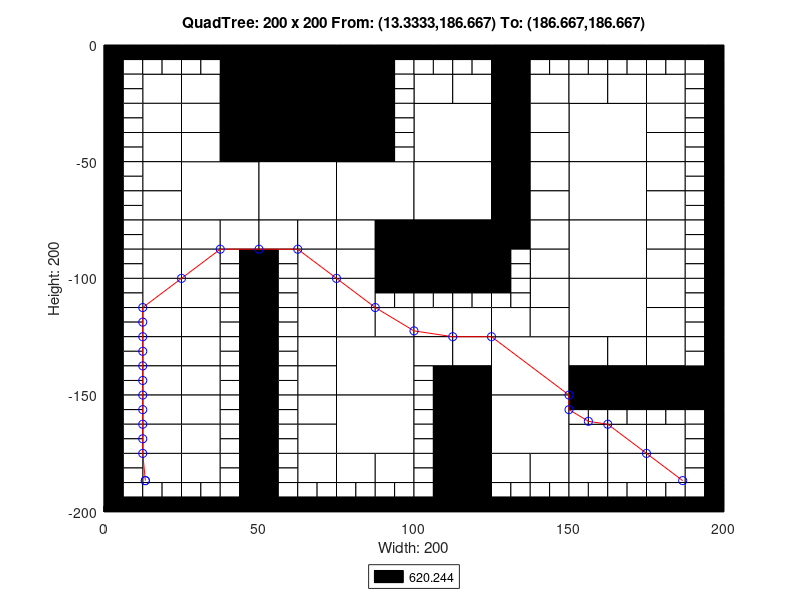

This chart was generated by the following MATLAB code:
axis([0 200 -200 0]);
title('QuadTree: 200 x 200 From: (13.3333,186.667) To: (186.667,186.667)');
xlabel('Width: 200');
ylabel('Height: 200');
rectangle('Position',[50 -25 25 25], 'FaceColor',[0 0 0]);
rectangle('Position',[50 -50 25 25], 'FaceColor',[0 0 0]);
rectangle('Position',[25 -75 25 25], 'FaceColor',[1 1 1]);
rectangle('Position',[50 -75 25 25], 'FaceColor',[1 1 1]);
rectangle('Position',[75 -75 25 25], 'FaceColor',[1 1 1]);
rectangle('Position',[100 -50 25 25], 'FaceColor',[1 1 1]);
rectangle('Position',[150 -50 25 25], 'FaceColor',[1 1 1]);
rectangle('Position',[100 -75 25 25], 'FaceColor',[1 1 1]);
rectangle('Position',[100 -100 25 25], 'FaceColor',[0 0 0]);
rectangle('Position',[150 -75 25 25], 'FaceColor',[1 1 1]);
rectangle('Position',[150 -100 25 25], 'FaceColor',[1 1 1]);
rectangle('Position',[75 -150 25 25], 'FaceColor',[1 1 1]);
rectangle('Position',[75 -175 25 25], 'FaceColor',[1 1 1]);
rectangle('Position',[125 -150 25 25], 'FaceColor',[1 1 1]);
rectangle('Position',[150 -125 25 25], 'FaceColor',[1 1 1]);
rectangle('Position',[125 -175 25 25], 'FaceColor',[1 1 1]);
rectangle('Position',[12.5 -25 12.5 12.5], 'FaceColor',[1 1 1]);
rectangle('Position',[37.5 -12.5 12.5 12.5], 'FaceColor',[0 0 0]);
rectangle('Position',[25 -25 12.5 12.5], 'FaceColor',[1 1 1]);
rectangle('Position',[37.5 -25 12.5 12.5], 'FaceColor',[0 0 0]);
rectangle('Position',[12.5 -37.5 12.5 12.5], 'FaceColor',[1 1 1]);
rectangle('Position',[12.5 -50 12.5 12.5], 'FaceColor',[1 1 1]);
rectangle('Position',[25 -37.5 12.5 12.5], 'FaceColor',[1 1 1]);
rectangle('Position',[37.5 -37.5 12.5 12.5], 'FaceColor',[0 0 0]);
rectangle('Position',[25 -50 12.5 12.5], 'FaceColor',[1 1 1]);
rectangle('Position',[37.5 -50 12.5 12.5], 'FaceColor',[0 0 0]);
rectangle('Position',[75 -12.5 12.5 12.5], 'FaceColor',[0 0 0]);
rectangle('Position',[75 -25 12.5 12.5], 'FaceColor',[0 0 0]);
rectangle('Position',[75 -37.5 12.5 12.5], 'FaceColor',[0 0 0]);
rectangle('Position',[75 -50 12.5 12.5], 'FaceColor',[0 0 0]);
rectangle('Position',[12.5 -62.5 12.5 12.5], 'FaceColor',[1 1 1]);
rectangle('Position',[12.5 -75 12.5 12.5], 'FaceColor',[1 1 1]);
rectangle('Position',[12.5 -87.5 12.5 12.5], 'FaceColor',[1 1 1]);
rectangle('Position',[12.5 -100 12.5 12.5], 'FaceColor',[1 1 1]);
rectangle('Position',[25 -87.5 12.5 12.5], 'FaceColor',[1 1 1]);
rectangle('Position',[37.5 -87.5 12.5 12.5], 'FaceColor',[1 1 1]);
rectangle('Position',[25 -100 12.5 12.5], 'FaceColor',[1 1 1]);
rectangle('Position',[50 -87.5 12.5 12.5], 'FaceColor',[1 1 1]);
rectangle('Position',[62.5 -87.5 12.5 12.5], 'FaceColor',[1 1 1]);
rectangle('Position',[62.5 -100 12.5 12.5], 'FaceColor',[1 1 1]);
rectangle('Position',[75 -87.5 12.5 12.5], 'FaceColor',[1 1 1]);
rectangle('Position',[87.5 -87.5 12.5 12.5], 'FaceColor',[0 0 0]);
rectangle('Position',[75 -100 12.5 12.5], 'FaceColor',[1 1 1]);
rectangle('Position',[87.5 -100 12.5 12.5], 'FaceColor',[0 0 0]);
rectangle('Position',[100 -25 12.5 12.5], 'FaceColor',[1 1 1]);
rectangle('Position',[112.5 -25 12.5 12.5], 'FaceColor',[1 1 1]);
rectangle('Position',[125 -12.5 12.5 12.5], 'FaceColor',[0 0 0]);
rectangle('Position',[125 -25 12.5 12.5], 'FaceColor',[0 0 0]);
rectangle('Position',[137.5 -25 12.5 12.5], 'FaceColor',[1 1 1]);
rectangle('Position',[125 -37.5 12.5 12.5], 'FaceColor',[0 0 0]);
rectangle('Position',[137.5 -37.5 12.5 12.5], 'FaceColor',[1 1 1]);
rectangle('Position',[125 -50 12.5 12.5], 'FaceColor',[0 0 0]);
rectangle('Position',[137.5 -50 12.5 12.5], 'FaceColor',[1 1 1]);
rectangle('Position',[150 -25 12.5 12.5], 'FaceColor',[1 1 1]);
rectangle('Position',[162.5 -25 12.5 12.5], 'FaceColor',[1 1 1]);
rectangle('Position',[175 -25 12.5 12.5], 'FaceColor',[1 1 1]);
rectangle('Position',[175 -37.5 12.5 12.5], 'FaceColor',[1 1 1]);
rectangle('Position',[175 -50 12.5 12.5], 'FaceColor',[1 1 1]);
rectangle('Position',[125 -62.5 12.5 12.5], 'FaceColor',[0 0 0]);
rectangle('Position',[137.5 -62.5 12.5 12.5], 'FaceColor',[1 1 1]);
rectangle('Position',[125 -75 12.5 12.5], 'FaceColor',[0 0 0]);
rectangle('Position',[137.5 -75 12.5 12.5], 'FaceColor',[1 1 1]);
rectangle('Position',[125 -87.5 12.5 12.5], 'FaceColor',[0 0 0]);
rectangle('Position',[137.5 -87.5 12.5 12.5], 'FaceColor',[1 1 1]);
rectangle('Position',[137.5 -100 12.5 12.5], 'FaceColor',[1 1 1]);
rectangle('Position',[175 -62.5 12.5 12.5], 'FaceColor',[1 1 1]);
rectangle('Position',[175 -75 12.5 12.5], 'FaceColor',[1 1 1]);
rectangle('Position',[175 -87.5 12.5 12.5], 'FaceColor',[1 1 1]);
rectangle('Position',[175 -100 12.5 12.5], 'FaceColor',[1 1 1]);
rectangle('Position',[12.5 -112.5 12.5 12.5], 'FaceColor',[1 1 1]);
rectangle('Position',[12.5 -125 12.5 12.5], 'FaceColor',[1 1 1]);
rectangle('Position',[25 -112.5 12.5 12.5], 'FaceColor',[1 1 1]);
rectangle('Position',[25 -125 12.5 12.5], 'FaceColor',[1 1 1]);
rectangle('Position',[12.5 -137.5 12.5 12.5], 'FaceColor',[1 1 1]);
rectangle('Position',[12.5 -150 12.5 12.5], 'FaceColor',[1 1 1]);
rectangle('Position',[25 -137.5 12.5 12.5], 'FaceColor',[1 1 1]);
rectangle('Position',[25 -150 12.5 12.5], 'FaceColor',[1 1 1]);
rectangle('Position',[62.5 -112.5 12.5 12.5], 'FaceColor',[1 1 1]);
rectangle('Position',[62.5 -125 12.5 12.5], 'FaceColor',[1 1 1]);
rectangle('Position',[75 -112.5 12.5 12.5], 'FaceColor',[1 1 1]);
rectangle('Position',[75 -125 12.5 12.5], 'FaceColor',[1 1 1]);
rectangle('Position',[87.5 -125 12.5 12.5], 'FaceColor',[1 1 1]);
rectangle('Position',[62.5 -137.5 12.5 12.5], 'FaceColor',[1 1 1]);
rectangle('Position',[62.5 -150 12.5 12.5], 'FaceColor',[1 1 1]);
rectangle('Position',[12.5 -162.5 12.5 12.5], 'FaceColor',[1 1 1]);
rectangle('Position',[12.5 -175 12.5 12.5], 'FaceColor',[1 1 1]);
rectangle('Position',[25 -162.5 12.5 12.5], 'FaceColor',[1 1 1]);
rectangle('Position',[25 -175 12.5 12.5], 'FaceColor',[1 1 1]);
rectangle('Position',[12.5 -187.5 12.5 12.5], 'FaceColor',[1 1 1]);
rectangle('Position',[25 -187.5 12.5 12.5], 'FaceColor',[1 1 1]);
rectangle('Position',[62.5 -162.5 12.5 12.5], 'FaceColor',[1 1 1]);
rectangle('Position',[62.5 -175 12.5 12.5], 'FaceColor',[1 1 1]);
rectangle('Position',[62.5 -187.5 12.5 12.5], 'FaceColor',[1 1 1]);
rectangle('Position',[75 -187.5 12.5 12.5], 'FaceColor',[1 1 1]);
rectangle('Position',[87.5 -187.5 12.5 12.5], 'FaceColor',[1 1 1]);
rectangle('Position',[100 -125 12.5 12.5], 'FaceColor',[1 1 1]);
rectangle('Position',[112.5 -125 12.5 12.5], 'FaceColor',[1 1 1]);
rectangle('Position',[137.5 -112.5 12.5 12.5], 'FaceColor',[1 1 1]);
rectangle('Position',[125 -125 12.5 12.5], 'FaceColor',[1 1 1]);
rectangle('Position',[137.5 -125 12.5 12.5], 'FaceColor',[1 1 1]);
rectangle('Position',[100 -137.5 12.5 12.5], 'FaceColor',[1 1 1]);
rectangle('Position',[112.5 -137.5 12.5 12.5], 'FaceColor',[1 1 1]);
rectangle('Position',[112.5 -150 12.5 12.5], 'FaceColor',[0 0 0]);
rectangle('Position',[175 -112.5 12.5 12.5], 'FaceColor',[1 1 1]);
rectangle('Position',[175 -125 12.5 12.5], 'FaceColor',[1 1 1]);
rectangle('Position',[150 -137.5 12.5 12.5], 'FaceColor',[1 1 1]);
rectangle('Position',[162.5 -137.5 12.5 12.5], 'FaceColor',[1 1 1]);
rectangle('Position',[150 -150 12.5 12.5], 'FaceColor',[0 0 0]);
rectangle('Position',[162.5 -150 12.5 12.5], 'FaceColor',[0 0 0]);
rectangle('Position',[175 -137.5 12.5 12.5], 'FaceColor',[1 1 1]);
rectangle('Position',[175 -150 12.5 12.5], 'FaceColor',[0 0 0]);
rectangle('Position',[187.5 -150 12.5 12.5], 'FaceColor',[0 0 0]);
rectangle('Position',[112.5 -162.5 12.5 12.5], 'FaceColor',[0 0 0]);
rectangle('Position',[112.5 -175 12.5 12.5], 'FaceColor',[0 0 0]);
rectangle('Position',[112.5 -187.5 12.5 12.5], 'FaceColor',[0 0 0]);
rectangle('Position',[112.5 -200 12.5 12.5], 'FaceColor',[0 0 0]);
rectangle('Position',[125 -187.5 12.5 12.5], 'FaceColor',[1 1 1]);
rectangle('Position',[137.5 -187.5 12.5 12.5], 'FaceColor',[1 1 1]);
rectangle('Position',[150 -175 12.5 12.5], 'FaceColor',[1 1 1]);
rectangle('Position',[162.5 -175 12.5 12.5], 'FaceColor',[1 1 1]);
rectangle('Position',[175 -175 12.5 12.5], 'FaceColor',[1 1 1]);
rectangle('Position',[150 -187.5 12.5 12.5], 'FaceColor',[1 1 1]);
rectangle('Position',[162.5 -187.5 12.5 12.5], 'FaceColor',[1 1 1]);
rectangle('Position',[175 -187.5 12.5 12.5], 'FaceColor',[1 1 1]);
rectangle('Position',[0 -6.25 6.25 6.25], 'FaceColor',[0 0 0]);
rectangle('Position',[6.25 -6.25 6.25 6.25], 'FaceColor',[0 0 0]);
rectangle('Position',[0 -12.5 6.25 6.25], 'FaceColor',[0 0 0]);
rectangle('Position',[6.25 -12.5 6.25 6.25], 'FaceColor',[1 1 1]);
rectangle('Position',[12.5 -6.25 6.25 6.25], 'FaceColor',[0 0 0]);
rectangle('Position',[18.75 -6.25 6.25 6.25], 'FaceColor',[0 0 0]);
rectangle('Position',[12.5 -12.5 6.25 6.25], 'FaceColor',[1 1 1]);
rectangle('Position',[18.75 -12.5 6.25 6.25], 'FaceColor',[1 1 1]);
rectangle('Position',[0 -18.75 6.25 6.25], 'FaceColor',[0 0 0]);
rectangle('Position',[6.25 -18.75 6.25 6.25], 'FaceColor',[1 1 1]);
rectangle('Position',[0 -25 6.25 6.25], 'FaceColor',[0 0 0]);
rectangle('Position',[6.25 -25 6.25 6.25], 'FaceColor',[1 1 1]);
rectangle('Position',[25 -6.25 6.25 6.25], 'FaceColor',[0 0 0]);
rectangle('Position',[31.25 -6.25 6.25 6.25], 'FaceColor',[0 0 0]);
rectangle('Position',[25 -12.5 6.25 6.25], 'FaceColor',[1 1 1]);
rectangle('Position',[31.25 -12.5 6.25 6.25], 'FaceColor',[1 1 1]);
rectangle('Position',[0 -31.25 6.25 6.25], 'FaceColor',[0 0 0]);
rectangle('Position',[6.25 -31.25 6.25 6.25], 'FaceColor',[1 1 1]);
rectangle('Position',[0 -37.5 6.25 6.25], 'FaceColor',[0 0 0]);
rectangle('Position',[6.25 -37.5 6.25 6.25], 'FaceColor',[1 1 1]);
rectangle('Position',[0 -43.75 6.25 6.25], 'FaceColor',[0 0 0]);
rectangle('Position',[6.25 -43.75 6.25 6.25], 'FaceColor',[1 1 1]);
rectangle('Position',[0 -50 6.25 6.25], 'FaceColor',[0 0 0]);
rectangle('Position',[6.25 -50 6.25 6.25], 'FaceColor',[1 1 1]);
rectangle('Position',[87.5 -6.25 6.25 6.25], 'FaceColor',[0 0 0]);
rectangle('Position',[93.75 -6.25 6.25 6.25], 'FaceColor',[0 0 0]);
rectangle('Position',[87.5 -12.5 6.25 6.25], 'FaceColor',[0 0 0]);
rectangle('Position',[93.75 -12.5 6.25 6.25], 'FaceColor',[1 1 1]);
rectangle('Position',[87.5 -18.75 6.25 6.25], 'FaceColor',[0 0 0]);
rectangle('Position',[93.75 -18.75 6.25 6.25], 'FaceColor',[1 1 1]);
rectangle('Position',[87.5 -25 6.25 6.25], 'FaceColor',[0 0 0]);
rectangle('Position',[93.75 -25 6.25 6.25], 'FaceColor',[1 1 1]);
rectangle('Position',[87.5 -31.25 6.25 6.25], 'FaceColor',[0 0 0]);
rectangle('Position',[93.75 -31.25 6.25 6.25], 'FaceColor',[1 1 1]);
rectangle('Position',[87.5 -37.5 6.25 6.25], 'FaceColor',[0 0 0]);
rectangle('Position',[93.75 -37.5 6.25 6.25], 'FaceColor',[1 1 1]);
rectangle('Position',[87.5 -43.75 6.25 6.25], 'FaceColor',[0 0 0]);
rectangle('Position',[93.75 -43.75 6.25 6.25], 'FaceColor',[1 1 1]);
rectangle('Position',[87.5 -50 6.25 6.25], 'FaceColor',[0 0 0]);
rectangle('Position',[93.75 -50 6.25 6.25], 'FaceColor',[1 1 1]);
rectangle('Position',[0 -56.25 6.25 6.25], 'FaceColor',[0 0 0]);
rectangle('Position',[6.25 -56.25 6.25 6.25], 'FaceColor',[1 1 1]);
rectangle('Position',[0 -62.5 6.25 6.25], 'FaceColor',[0 0 0]);
rectangle('Position',[6.25 -62.5 6.25 6.25], 'FaceColor',[1 1 1]);
rectangle('Position',[0 -68.75 6.25 6.25], 'FaceColor',[0 0 0]);
rectangle('Position',[6.25 -68.75 6.25 6.25], 'FaceColor',[1 1 1]);
rectangle('Position',[0 -75 6.25 6.25], 'FaceColor',[0 0 0]);
rectangle('Position',[6.25 -75 6.25 6.25], 'FaceColor',[1 1 1]);
rectangle('Position',[0 -81.25 6.25 6.25], 'FaceColor',[0 0 0]);
rectangle('Position',[6.25 -81.25 6.25 6.25], 'FaceColor',[1 1 1]);
rectangle('Position',[0 -87.5 6.25 6.25], 'FaceColor',[0 0 0]);
rectangle('Position',[6.25 -87.5 6.25 6.25], 'FaceColor',[1 1 1]);
rectangle('Position',[0 -93.75 6.25 6.25], 'FaceColor',[0 0 0]);
rectangle('Position',[6.25 -93.75 6.25 6.25], 'FaceColor',[1 1 1]);
rectangle('Position',[0 -100 6.25 6.25], 'FaceColor',[0 0 0]);
rectangle('Position',[6.25 -100 6.25 6.25], 'FaceColor',[1 1 1]);
rectangle('Position',[37.5 -93.75 6.25 6.25], 'FaceColor',[1 1 1]);
rectangle('Position',[43.75 -93.75 6.25 6.25], 'FaceColor',[0 0 0]);
rectangle('Position',[37.5 -100 6.25 6.25], 'FaceColor',[1 1 1]);
rectangle('Position',[43.75 -100 6.25 6.25], 'FaceColor',[0 0 0]);
rectangle('Position',[50 -93.75 6.25 6.25], 'FaceColor',[0 0 0]);
rectangle('Position',[56.25 -93.75 6.25 6.25], 'FaceColor',[1 1 1]);
rectangle('Position',[50 -100 6.25 6.25], 'FaceColor',[0 0 0]);
rectangle('Position',[56.25 -100 6.25 6.25], 'FaceColor',[1 1 1]);
rectangle('Position',[100 -6.25 6.25 6.25], 'FaceColor',[0 0 0]);
rectangle('Position',[106.25 -6.25 6.25 6.25], 'FaceColor',[0 0 0]);
rectangle('Position',[100 -12.5 6.25 6.25], 'FaceColor',[1 1 1]);
rectangle('Position',[106.25 -12.5 6.25 6.25], 'FaceColor',[1 1 1]);
rectangle('Position',[112.5 -6.25 6.25 6.25], 'FaceColor',[0 0 0]);
rectangle('Position',[118.75 -6.25 6.25 6.25], 'FaceColor',[0 0 0]);
rectangle('Position',[112.5 -12.5 6.25 6.25], 'FaceColor',[1 1 1]);
rectangle('Position',[118.75 -12.5 6.25 6.25], 'FaceColor',[1 1 1]);
rectangle('Position',[137.5 -6.25 6.25 6.25], 'FaceColor',[0 0 0]);
rectangle('Position',[143.75 -6.25 6.25 6.25], 'FaceColor',[0 0 0]);
rectangle('Position',[137.5 -12.5 6.25 6.25], 'FaceColor',[1 1 1]);
rectangle('Position',[143.75 -12.5 6.25 6.25], 'FaceColor',[1 1 1]);
rectangle('Position',[150 -6.25 6.25 6.25], 'FaceColor',[0 0 0]);
rectangle('Position',[156.25 -6.25 6.25 6.25], 'FaceColor',[0 0 0]);
rectangle('Position',[150 -12.5 6.25 6.25], 'FaceColor',[1 1 1]);
rectangle('Position',[156.25 -12.5 6.25 6.25], 'FaceColor',[1 1 1]);
rectangle('Position',[162.5 -6.25 6.25 6.25], 'FaceColor',[0 0 0]);
rectangle('Position',[168.75 -6.25 6.25 6.25], 'FaceColor',[0 0 0]);
rectangle('Position',[162.5 -12.5 6.25 6.25], 'FaceColor',[1 1 1]);
rectangle('Position',[168.75 -12.5 6.25 6.25], 'FaceColor',[1 1 1]);
rectangle('Position',[175 -6.25 6.25 6.25], 'FaceColor',[0 0 0]);
rectangle('Position',[181.25 -6.25 6.25 6.25], 'FaceColor',[0 0 0]);
rectangle('Position',[175 -12.5 6.25 6.25], 'FaceColor',[1 1 1]);
rectangle('Position',[181.25 -12.5 6.25 6.25], 'FaceColor',[1 1 1]);
rectangle('Position',[187.5 -6.25 6.25 6.25], 'FaceColor',[0 0 0]);
rectangle('Position',[193.75 -6.25 6.25 6.25], 'FaceColor',[0 0 0]);
rectangle('Position',[187.5 -12.5 6.25 6.25], 'FaceColor',[1 1 1]);
rectangle('Position',[193.75 -12.5 6.25 6.25], 'FaceColor',[0 0 0]);
rectangle('Position',[187.5 -18.75 6.25 6.25], 'FaceColor',[1 1 1]);
rectangle('Position',[193.75 -18.75 6.25 6.25], 'FaceColor',[0 0 0]);
rectangle('Position',[187.5 -25 6.25 6.25], 'FaceColor',[1 1 1]);
rectangle('Position',[193.75 -25 6.25 6.25], 'FaceColor',[0 0 0]);
rectangle('Position',[187.5 -31.25 6.25 6.25], 'FaceColor',[1 1 1]);
rectangle('Position',[193.75 -31.25 6.25 6.25], 'FaceColor',[0 0 0]);
rectangle('Position',[187.5 -37.5 6.25 6.25], 'FaceColor',[1 1 1]);
rectangle('Position',[193.75 -37.5 6.25 6.25], 'FaceColor',[0 0 0]);
rectangle('Position',[187.5 -43.75 6.25 6.25], 'FaceColor',[1 1 1]);
rectangle('Position',[193.75 -43.75 6.25 6.25], 'FaceColor',[0 0 0]);
rectangle('Position',[187.5 -50 6.25 6.25], 'FaceColor',[1 1 1]);
rectangle('Position',[193.75 -50 6.25 6.25], 'FaceColor',[0 0 0]);
rectangle('Position',[125 -93.75 6.25 6.25], 'FaceColor',[0 0 0]);
rectangle('Position',[131.25 -93.75 6.25 6.25], 'FaceColor',[1 1 1]);
rectangle('Position',[125 -100 6.25 6.25], 'FaceColor',[0 0 0]);
rectangle('Position',[131.25 -100 6.25 6.25], 'FaceColor',[1 1 1]);
rectangle('Position',[187.5 -56.25 6.25 6.25], 'FaceColor',[1 1 1]);
rectangle('Position',[193.75 -56.25 6.25 6.25], 'FaceColor',[0 0 0]);
rectangle('Position',[187.5 -62.5 6.25 6.25], 'FaceColor',[1 1 1]);
rectangle('Position',[193.75 -62.5 6.25 6.25], 'FaceColor',[0 0 0]);
rectangle('Position',[187.5 -68.75 6.25 6.25], 'FaceColor',[1 1 1]);
rectangle('Position',[193.75 -68.75 6.25 6.25], 'FaceColor',[0 0 0]);
rectangle('Position',[187.5 -75 6.25 6.25], 'FaceColor',[1 1 1]);
rectangle('Position',[193.75 -75 6.25 6.25], 'FaceColor',[0 0 0]);
rectangle('Position',[187.5 -81.25 6.25 6.25], 'FaceColor',[1 1 1]);
rectangle('Position',[193.75 -81.25 6.25 6.25], 'FaceColor',[0 0 0]);
rectangle('Position',[187.5 -87.5 6.25 6.25], 'FaceColor',[1 1 1]);
rectangle('Position',[193.75 -87.5 6.25 6.25], 'FaceColor',[0 0 0]);
rectangle('Position',[187.5 -93.75 6.25 6.25], 'FaceColor',[1 1 1]);
rectangle('Position',[193.75 -93.75 6.25 6.25], 'FaceColor',[0 0 0]);
rectangle('Position',[187.5 -100 6.25 6.25], 'FaceColor',[1 1 1]);
rectangle('Position',[193.75 -100 6.25 6.25], 'FaceColor',[0 0 0]);
rectangle('Position',[0 -106.25 6.25 6.25], 'FaceColor',[0 0 0]);
rectangle('Position',[6.25 -106.25 6.25 6.25], 'FaceColor',[1 1 1]);
rectangle('Position',[0 -112.5 6.25 6.25], 'FaceColor',[0 0 0]);
rectangle('Position',[6.25 -112.5 6.25 6.25], 'FaceColor',[1 1 1]);
rectangle('Position',[0 -118.75 6.25 6.25], 'FaceColor',[0 0 0]);
rectangle('Position',[6.25 -118.75 6.25 6.25], 'FaceColor',[1 1 1]);
rectangle('Position',[0 -125 6.25 6.25], 'FaceColor',[0 0 0]);
rectangle('Position',[6.25 -125 6.25 6.25], 'FaceColor',[1 1 1]);
rectangle('Position',[37.5 -106.25 6.25 6.25], 'FaceColor',[1 1 1]);
rectangle('Position',[43.75 -106.25 6.25 6.25], 'FaceColor',[0 0 0]);
rectangle('Position',[37.5 -112.5 6.25 6.25], 'FaceColor',[1 1 1]);
rectangle('Position',[43.75 -112.5 6.25 6.25], 'FaceColor',[0 0 0]);
rectangle('Position',[37.5 -118.75 6.25 6.25], 'FaceColor',[1 1 1]);
rectangle('Position',[43.75 -118.75 6.25 6.25], 'FaceColor',[0 0 0]);
rectangle('Position',[37.5 -125 6.25 6.25], 'FaceColor',[1 1 1]);
rectangle('Position',[43.75 -125 6.25 6.25], 'FaceColor',[0 0 0]);
rectangle('Position',[0 -131.25 6.25 6.25], 'FaceColor',[0 0 0]);
rectangle('Position',[6.25 -131.25 6.25 6.25], 'FaceColor',[1 1 1]);
rectangle('Position',[0 -137.5 6.25 6.25], 'FaceColor',[0 0 0]);
rectangle('Position',[6.25 -137.5 6.25 6.25], 'FaceColor',[1 1 1]);
rectangle('Position',[0 -143.75 6.25 6.25], 'FaceColor',[0 0 0]);
rectangle('Position',[6.25 -143.75 6.25 6.25], 'FaceColor',[1 1 1]);
rectangle('Position',[0 -150 6.25 6.25], 'FaceColor',[0 0 0]);
rectangle('Position',[6.25 -150 6.25 6.25], 'FaceColor',[1 1 1]);
rectangle('Position',[37.5 -131.25 6.25 6.25], 'FaceColor',[1 1 1]);
rectangle('Position',[43.75 -131.25 6.25 6.25], 'FaceColor',[0 0 0]);
rectangle('Position',[37.5 -137.5 6.25 6.25], 'FaceColor',[1 1 1]);
rectangle('Position',[43.75 -137.5 6.25 6.25], 'FaceColor',[0 0 0]);
rectangle('Position',[37.5 -143.75 6.25 6.25], 'FaceColor',[1 1 1]);
rectangle('Position',[43.75 -143.75 6.25 6.25], 'FaceColor',[0 0 0]);
rectangle('Position',[37.5 -150 6.25 6.25], 'FaceColor',[1 1 1]);
rectangle('Position',[43.75 -150 6.25 6.25], 'FaceColor',[0 0 0]);
rectangle('Position',[50 -106.25 6.25 6.25], 'FaceColor',[0 0 0]);
rectangle('Position',[56.25 -106.25 6.25 6.25], 'FaceColor',[1 1 1]);
rectangle('Position',[50 -112.5 6.25 6.25], 'FaceColor',[0 0 0]);
rectangle('Position',[56.25 -112.5 6.25 6.25], 'FaceColor',[1 1 1]);
rectangle('Position',[50 -118.75 6.25 6.25], 'FaceColor',[0 0 0]);
rectangle('Position',[56.25 -118.75 6.25 6.25], 'FaceColor',[1 1 1]);
rectangle('Position',[50 -125 6.25 6.25], 'FaceColor',[0 0 0]);
rectangle('Position',[56.25 -125 6.25 6.25], 'FaceColor',[1 1 1]);
rectangle('Position',[87.5 -106.25 6.25 6.25], 'FaceColor',[0 0 0]);
rectangle('Position',[93.75 -106.25 6.25 6.25], 'FaceColor',[0 0 0]);
rectangle('Position',[87.5 -112.5 6.25 6.25], 'FaceColor',[1 1 1]);
rectangle('Position',[93.75 -112.5 6.25 6.25], 'FaceColor',[1 1 1]);
rectangle('Position',[50 -131.25 6.25 6.25], 'FaceColor',[0 0 0]);
rectangle('Position',[56.25 -131.25 6.25 6.25], 'FaceColor',[1 1 1]);
rectangle('Position',[50 -137.5 6.25 6.25], 'FaceColor',[0 0 0]);
rectangle('Position',[56.25 -137.5 6.25 6.25], 'FaceColor',[1 1 1]);
rectangle('Position',[50 -143.75 6.25 6.25], 'FaceColor',[0 0 0]);
rectangle('Position',[56.25 -143.75 6.25 6.25], 'FaceColor',[1 1 1]);
rectangle('Position',[50 -150 6.25 6.25], 'FaceColor',[0 0 0]);
rectangle('Position',[56.25 -150 6.25 6.25], 'FaceColor',[1 1 1]);
rectangle('Position',[0 -156.25 6.25 6.25], 'FaceColor',[0 0 0]);
rectangle('Position',[6.25 -156.25 6.25 6.25], 'FaceColor',[1 1 1]);
rectangle('Position',[0 -162.5 6.25 6.25], 'FaceColor',[0 0 0]);
rectangle('Position',[6.25 -162.5 6.25 6.25], 'FaceColor',[1 1 1]);
rectangle('Position',[0 -168.75 6.25 6.25], 'FaceColor',[0 0 0]);
rectangle('Position',[6.25 -168.75 6.25 6.25], 'FaceColor',[1 1 1]);
rectangle('Position',[0 -175 6.25 6.25], 'FaceColor',[0 0 0]);
rectangle('Position',[6.25 -175 6.25 6.25], 'FaceColor',[1 1 1]);
rectangle('Position',[37.5 -156.25 6.25 6.25], 'FaceColor',[1 1 1]);
rectangle('Position',[43.75 -156.25 6.25 6.25], 'FaceColor',[0 0 0]);
rectangle('Position',[37.5 -162.5 6.25 6.25], 'FaceColor',[1 1 1]);
rectangle('Position',[43.75 -162.5 6.25 6.25], 'FaceColor',[0 0 0]);
rectangle('Position',[37.5 -168.75 6.25 6.25], 'FaceColor',[1 1 1]);
rectangle('Position',[43.75 -168.75 6.25 6.25], 'FaceColor',[0 0 0]);
rectangle('Position',[37.5 -175 6.25 6.25], 'FaceColor',[1 1 1]);
rectangle('Position',[43.75 -175 6.25 6.25], 'FaceColor',[0 0 0]);
rectangle('Position',[0 -181.25 6.25 6.25], 'FaceColor',[0 0 0]);
rectangle('Position',[6.25 -181.25 6.25 6.25], 'FaceColor',[1 1 1]);
rectangle('Position',[0 -187.5 6.25 6.25], 'FaceColor',[0 0 0]);
rectangle('Position',[6.25 -187.5 6.25 6.25], 'FaceColor',[1 1 1]);
rectangle('Position',[0 -193.75 6.25 6.25], 'FaceColor',[0 0 0]);
rectangle('Position',[6.25 -193.75 6.25 6.25], 'FaceColor',[1 1 1]);
rectangle('Position',[0 -200 6.25 6.25], 'FaceColor',[0 0 0]);
rectangle('Position',[6.25 -200 6.25 6.25], 'FaceColor',[0 0 0]);
rectangle('Position',[12.5 -193.75 6.25 6.25], 'FaceColor',[1 1 1]);
rectangle('Position',[18.75 -193.75 6.25 6.25], 'FaceColor',[1 1 1]);
rectangle('Position',[12.5 -200 6.25 6.25], 'FaceColor',[0 0 0]);
rectangle('Position',[18.75 -200 6.25 6.25], 'FaceColor',[0 0 0]);
rectangle('Position',[37.5 -181.25 6.25 6.25], 'FaceColor',[1 1 1]);
rectangle('Position',[43.75 -181.25 6.25 6.25], 'FaceColor',[0 0 0]);
rectangle('Position',[37.5 -187.5 6.25 6.25], 'FaceColor',[1 1 1]);
rectangle('Position',[43.75 -187.5 6.25 6.25], 'FaceColor',[0 0 0]);
rectangle('Position',[25 -193.75 6.25 6.25], 'FaceColor',[1 1 1]);
rectangle('Position',[31.25 -193.75 6.25 6.25], 'FaceColor',[1 1 1]);
rectangle('Position',[25 -200 6.25 6.25], 'FaceColor',[0 0 0]);
rectangle('Position',[31.25 -200 6.25 6.25], 'FaceColor',[0 0 0]);
rectangle('Position',[37.5 -193.75 6.25 6.25], 'FaceColor',[1 1 1]);
rectangle('Position',[43.75 -193.75 6.25 6.25], 'FaceColor',[0 0 0]);
rectangle('Position',[37.5 -200 6.25 6.25], 'FaceColor',[0 0 0]);
rectangle('Position',[43.75 -200 6.25 6.25], 'FaceColor',[0 0 0]);
rectangle('Position',[50 -156.25 6.25 6.25], 'FaceColor',[0 0 0]);
rectangle('Position',[56.25 -156.25 6.25 6.25], 'FaceColor',[1 1 1]);
rectangle('Position',[50 -162.5 6.25 6.25], 'FaceColor',[0 0 0]);
rectangle('Position',[56.25 -162.5 6.25 6.25], 'FaceColor',[1 1 1]);
rectangle('Position',[50 -168.75 6.25 6.25], 'FaceColor',[0 0 0]);
rectangle('Position',[56.25 -168.75 6.25 6.25], 'FaceColor',[1 1 1]);
rectangle('Position',[50 -175 6.25 6.25], 'FaceColor',[0 0 0]);
rectangle('Position',[56.25 -175 6.25 6.25], 'FaceColor',[1 1 1]);
rectangle('Position',[50 -181.25 6.25 6.25], 'FaceColor',[0 0 0]);
rectangle('Position',[56.25 -181.25 6.25 6.25], 'FaceColor',[1 1 1]);
rectangle('Position',[50 -187.5 6.25 6.25], 'FaceColor',[0 0 0]);
rectangle('Position',[56.25 -187.5 6.25 6.25], 'FaceColor',[1 1 1]);
rectangle('Position',[50 -193.75 6.25 6.25], 'FaceColor',[0 0 0]);
rectangle('Position',[56.25 -193.75 6.25 6.25], 'FaceColor',[1 1 1]);
rectangle('Position',[50 -200 6.25 6.25], 'FaceColor',[0 0 0]);
rectangle('Position',[56.25 -200 6.25 6.25], 'FaceColor',[0 0 0]);
rectangle('Position',[62.5 -193.75 6.25 6.25], 'FaceColor',[1 1 1]);
rectangle('Position',[68.75 -193.75 6.25 6.25], 'FaceColor',[1 1 1]);
rectangle('Position',[62.5 -200 6.25 6.25], 'FaceColor',[0 0 0]);
rectangle('Position',[68.75 -200 6.25 6.25], 'FaceColor',[0 0 0]);
rectangle('Position',[75 -193.75 6.25 6.25], 'FaceColor',[1 1 1]);
rectangle('Position',[81.25 -193.75 6.25 6.25], 'FaceColor',[1 1 1]);
rectangle('Position',[75 -200 6.25 6.25], 'FaceColor',[0 0 0]);
rectangle('Position',[81.25 -200 6.25 6.25], 'FaceColor',[0 0 0]);
rectangle('Position',[87.5 -193.75 6.25 6.25], 'FaceColor',[1 1 1]);
rectangle('Position',[93.75 -193.75 6.25 6.25], 'FaceColor',[1 1 1]);
rectangle('Position',[87.5 -200 6.25 6.25], 'FaceColor',[0 0 0]);
rectangle('Position',[93.75 -200 6.25 6.25], 'FaceColor',[0 0 0]);
rectangle('Position',[100 -106.25 6.25 6.25], 'FaceColor',[0 0 0]);
rectangle('Position',[106.25 -106.25 6.25 6.25], 'FaceColor',[0 0 0]);
rectangle('Position',[100 -112.5 6.25 6.25], 'FaceColor',[1 1 1]);
rectangle('Position',[106.25 -112.5 6.25 6.25], 'FaceColor',[1 1 1]);
rectangle('Position',[112.5 -106.25 6.25 6.25], 'FaceColor',[0 0 0]);
rectangle('Position',[118.75 -106.25 6.25 6.25], 'FaceColor',[0 0 0]);
rectangle('Position',[112.5 -112.5 6.25 6.25], 'FaceColor',[1 1 1]);
rectangle('Position',[118.75 -112.5 6.25 6.25], 'FaceColor',[1 1 1]);
rectangle('Position',[125 -106.25 6.25 6.25], 'FaceColor',[0 0 0]);
rectangle('Position',[131.25 -106.25 6.25 6.25], 'FaceColor',[1 1 1]);
rectangle('Position',[125 -112.5 6.25 6.25], 'FaceColor',[1 1 1]);
rectangle('Position',[131.25 -112.5 6.25 6.25], 'FaceColor',[1 1 1]);
rectangle('Position',[100 -143.75 6.25 6.25], 'FaceColor',[1 1 1]);
rectangle('Position',[106.25 -143.75 6.25 6.25], 'FaceColor',[0 0 0]);
rectangle('Position',[100 -150 6.25 6.25], 'FaceColor',[1 1 1]);
rectangle('Position',[106.25 -150 6.25 6.25], 'FaceColor',[0 0 0]);
rectangle('Position',[187.5 -106.25 6.25 6.25], 'FaceColor',[1 1 1]);
rectangle('Position',[193.75 -106.25 6.25 6.25], 'FaceColor',[0 0 0]);
rectangle('Position',[187.5 -112.5 6.25 6.25], 'FaceColor',[1 1 1]);
rectangle('Position',[193.75 -112.5 6.25 6.25], 'FaceColor',[0 0 0]);
rectangle('Position',[187.5 -118.75 6.25 6.25], 'FaceColor',[1 1 1]);
rectangle('Position',[193.75 -118.75 6.25 6.25], 'FaceColor',[0 0 0]);
rectangle('Position',[187.5 -125 6.25 6.25], 'FaceColor',[1 1 1]);
rectangle('Position',[193.75 -125 6.25 6.25], 'FaceColor',[0 0 0]);
rectangle('Position',[187.5 -131.25 6.25 6.25], 'FaceColor',[1 1 1]);
rectangle('Position',[193.75 -131.25 6.25 6.25], 'FaceColor',[0 0 0]);
rectangle('Position',[187.5 -137.5 6.25 6.25], 'FaceColor',[1 1 1]);
rectangle('Position',[193.75 -137.5 6.25 6.25], 'FaceColor',[0 0 0]);
rectangle('Position',[100 -156.25 6.25 6.25], 'FaceColor',[1 1 1]);
rectangle('Position',[106.25 -156.25 6.25 6.25], 'FaceColor',[0 0 0]);
rectangle('Position',[100 -162.5 6.25 6.25], 'FaceColor',[1 1 1]);
rectangle('Position',[106.25 -162.5 6.25 6.25], 'FaceColor',[0 0 0]);
rectangle('Position',[100 -168.75 6.25 6.25], 'FaceColor',[1 1 1]);
rectangle('Position',[106.25 -168.75 6.25 6.25], 'FaceColor',[0 0 0]);
rectangle('Position',[100 -175 6.25 6.25], 'FaceColor',[1 1 1]);
rectangle('Position',[106.25 -175 6.25 6.25], 'FaceColor',[0 0 0]);
rectangle('Position',[100 -181.25 6.25 6.25], 'FaceColor',[1 1 1]);
rectangle('Position',[106.25 -181.25 6.25 6.25], 'FaceColor',[0 0 0]);
rectangle('Position',[100 -187.5 6.25 6.25], 'FaceColor',[1 1 1]);
rectangle('Position',[106.25 -187.5 6.25 6.25], 'FaceColor',[0 0 0]);
rectangle('Position',[100 -193.75 6.25 6.25], 'FaceColor',[1 1 1]);
rectangle('Position',[106.25 -193.75 6.25 6.25], 'FaceColor',[0 0 0]);
rectangle('Position',[100 -200 6.25 6.25], 'FaceColor',[0 0 0]);
rectangle('Position',[106.25 -200 6.25 6.25], 'FaceColor',[0 0 0]);
rectangle('Position',[125 -193.75 6.25 6.25], 'FaceColor',[1 1 1]);
rectangle('Position',[131.25 -193.75 6.25 6.25], 'FaceColor',[1 1 1]);
rectangle('Position',[125 -200 6.25 6.25], 'FaceColor',[0 0 0]);
rectangle('Position',[131.25 -200 6.25 6.25], 'FaceColor',[0 0 0]);
rectangle('Position',[137.5 -193.75 6.25 6.25], 'FaceColor',[1 1 1]);
rectangle('Position',[143.75 -193.75 6.25 6.25], 'FaceColor',[1 1 1]);
rectangle('Position',[137.5 -200 6.25 6.25], 'FaceColor',[0 0 0]);
rectangle('Position',[143.75 -200 6.25 6.25], 'FaceColor',[0 0 0]);
rectangle('Position',[150 -156.25 6.25 6.25], 'FaceColor',[0 0 0]);
rectangle('Position',[156.25 -156.25 6.25 6.25], 'FaceColor',[0 0 0]);
rectangle('Position',[150 -162.5 6.25 6.25], 'FaceColor',[1 1 1]);
rectangle('Position',[156.25 -162.5 6.25 6.25], 'FaceColor',[1 1 1]);
rectangle('Position',[162.5 -156.25 6.25 6.25], 'FaceColor',[0 0 0]);
rectangle('Position',[168.75 -156.25 6.25 6.25], 'FaceColor',[0 0 0]);
rectangle('Position',[162.5 -162.5 6.25 6.25], 'FaceColor',[1 1 1]);
rectangle('Position',[168.75 -162.5 6.25 6.25], 'FaceColor',[1 1 1]);
rectangle('Position',[175 -156.25 6.25 6.25], 'FaceColor',[0 0 0]);
rectangle('Position',[181.25 -156.25 6.25 6.25], 'FaceColor',[0 0 0]);
rectangle('Position',[175 -162.5 6.25 6.25], 'FaceColor',[1 1 1]);
rectangle('Position',[181.25 -162.5 6.25 6.25], 'FaceColor',[1 1 1]);
rectangle('Position',[187.5 -156.25 6.25 6.25], 'FaceColor',[0 0 0]);
rectangle('Position',[193.75 -156.25 6.25 6.25], 'FaceColor',[0 0 0]);
rectangle('Position',[187.5 -162.5 6.25 6.25], 'FaceColor',[1 1 1]);
rectangle('Position',[193.75 -162.5 6.25 6.25], 'FaceColor',[0 0 0]);
rectangle('Position',[187.5 -168.75 6.25 6.25], 'FaceColor',[1 1 1]);
rectangle('Position',[193.75 -168.75 6.25 6.25], 'FaceColor',[0 0 0]);
rectangle('Position',[187.5 -175 6.25 6.25], 'FaceColor',[1 1 1]);
rectangle('Position',[193.75 -175 6.25 6.25], 'FaceColor',[0 0 0]);
rectangle('Position',[150 -193.75 6.25 6.25], 'FaceColor',[1 1 1]);
rectangle('Position',[156.25 -193.75 6.25 6.25], 'FaceColor',[1 1 1]);
rectangle('Position',[150 -200 6.25 6.25], 'FaceColor',[0 0 0]);
rectangle('Position',[156.25 -200 6.25 6.25], 'FaceColor',[0 0 0]);
rectangle('Position',[162.5 -193.75 6.25 6.25], 'FaceColor',[1 1 1]);
rectangle('Position',[168.75 -193.75 6.25 6.25], 'FaceColor',[1 1 1]);
rectangle('Position',[162.5 -200 6.25 6.25], 'FaceColor',[0 0 0]);
rectangle('Position',[168.75 -200 6.25 6.25], 'FaceColor',[0 0 0]);
rectangle('Position',[187.5 -181.25 6.25 6.25], 'FaceColor',[1 1 1]);
rectangle('Position',[193.75 -181.25 6.25 6.25], 'FaceColor',[0 0 0]);
rectangle('Position',[187.5 -187.5 6.25 6.25], 'FaceColor',[1 1 1]);
rectangle('Position',[193.75 -187.5 6.25 6.25], 'FaceColor',[0 0 0]);
rectangle('Position',[175 -193.75 6.25 6.25], 'FaceColor',[1 1 1]);
rectangle('Position',[181.25 -193.75 6.25 6.25], 'FaceColor',[1 1 1]);
rectangle('Position',[175 -200 6.25 6.25], 'FaceColor',[0 0 0]);
rectangle('Position',[181.25 -200 6.25 6.25], 'FaceColor',[0 0 0]);
rectangle('Position',[187.5 -193.75 6.25 6.25], 'FaceColor',[1 1 1]);
rectangle('Position',[193.75 -193.75 6.25 6.25], 'FaceColor',[0 0 0]);
rectangle('Position',[187.5 -200 6.25 6.25], 'FaceColor',[0 0 0]);
rectangle('Position',[193.75 -200 6.25 6.25], 'FaceColor',[0 0 0]);
X=[186.667,175,162.5,156.25,150,150,125,112.5,100,87.5,75,62.5,50,37.5,25,12.5,12.5,12.5,12.5,12.5,12.5,12.5,12.5,12.5,12.5,12.5,13.3333,13.3333];
Y=[-186.667,-175,-162.5,-161.25,-156.25,-150,-125,-125,-122.5,-112.5,-100,-87.5,-87.5,-87.5,-100,-112.5,-118.75,-125,-131.25,-137.5,-143.75,-150,-156.25,-162.5,-168.75,-175,-186.667,-186.667];
hold on;
plot(X,Y,'r');
plot(X,Y,'bo');
legend('620.244','Location','southoutside');
